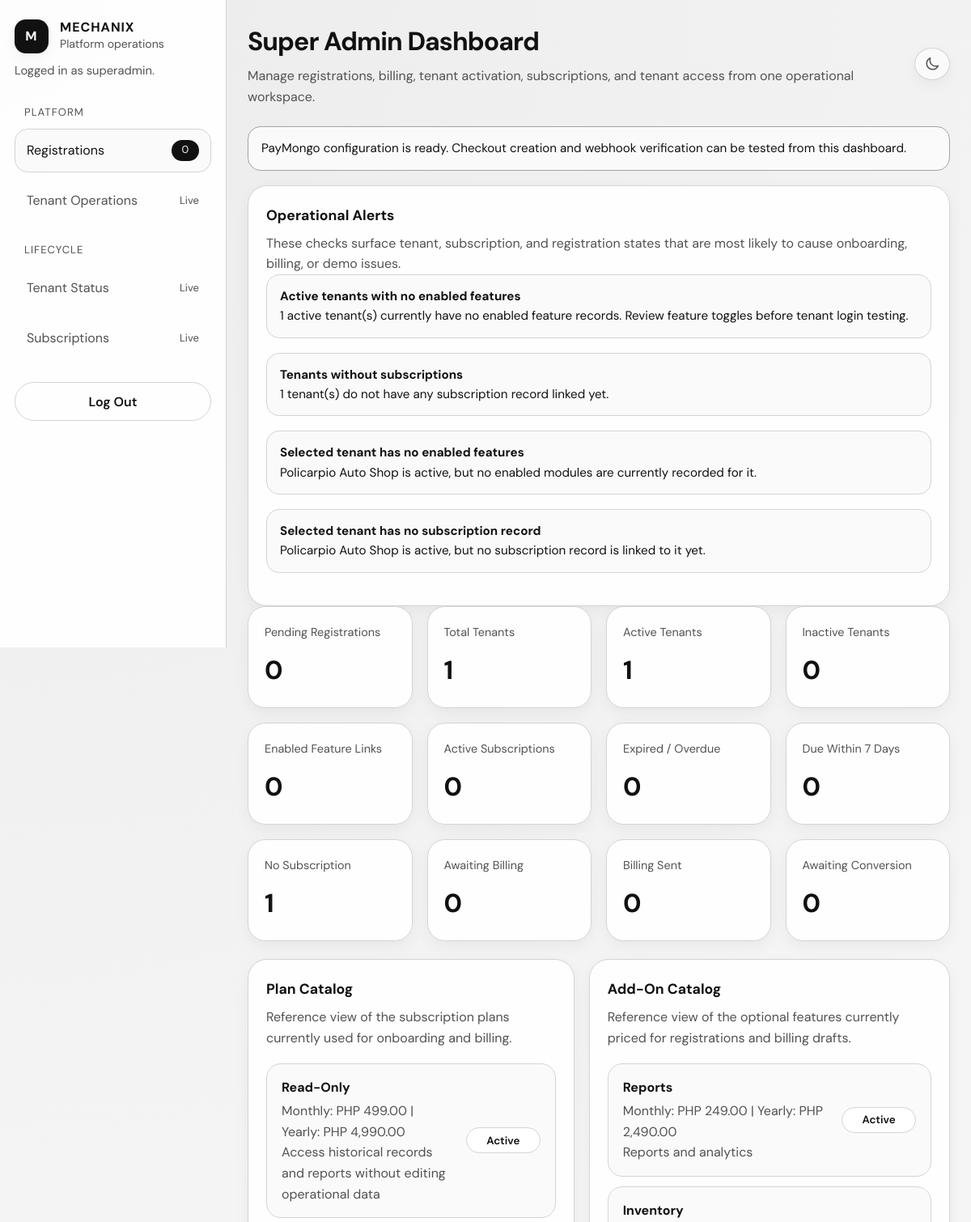
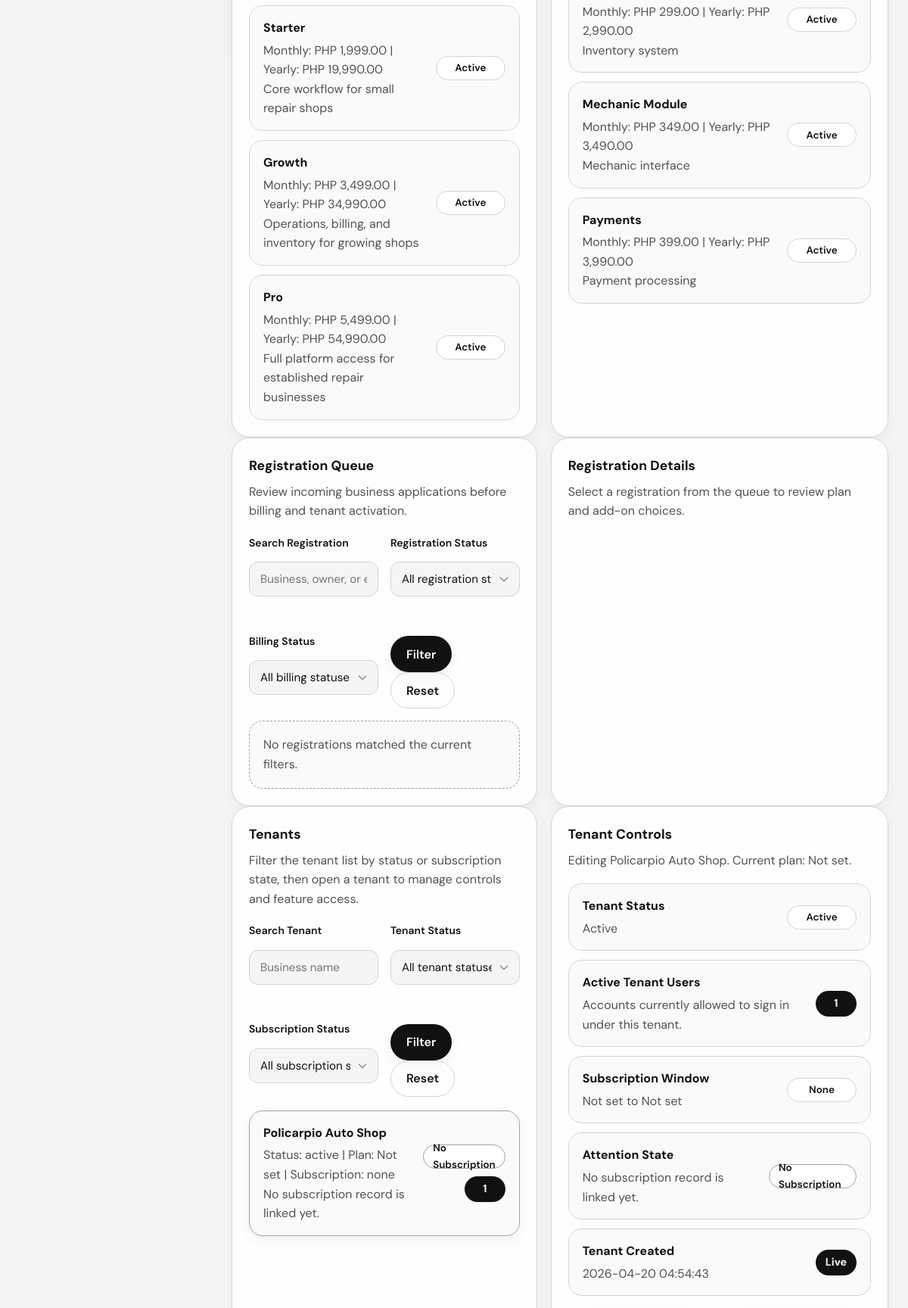
/dashboard.php (signed in, upper part), run on the app's committed database (2 pictures, top to bottom).
### tables this page shows
CREATE TABLE `features` (
  `feature_id` int(11) NOT NULL,
  `feature_name` varchar(100) NOT NULL,
  `description` varchar(255) DEFAULT NULL
);

CREATE TABLE `subscription_plans` (
  `plan_id` int(11) NOT NULL,
  `plan_name` varchar(100) NOT NULL,
  `monthly_price` decimal(10,2) NOT NULL DEFAULT 0.00,
  `yearly_price` decimal(10,2) DEFAULT NULL,
  `description` varchar(255) DEFAULT NULL,
  `is_active` tinyint(1) NOT NULL DEFAULT 1,
  `created_at` timestamp NOT NULL DEFAULT current_timestamp()
);

CREATE TABLE `feature_pricing` (
  `feature_pricing_id` int(11) NOT NULL,
  `feature_id` int(11) NOT NULL,
  `monthly_addon_price` decimal(10,2) NOT NULL DEFAULT 0.00,
  `yearly_addon_price` decimal(10,2) DEFAULT NULL,
  `is_active` tinyint(1) NOT NULL DEFAULT 1
);

CREATE TABLE `tenants` (
  `tenant_id` int(11) NOT NULL,
  `business_name` varchar(150) NOT NULL,
  `status` enum('pending_payment','active','inactive') NOT NULL DEFAULT 'active',
  `access_mode` enum('full_access','read_only') NOT NULL DEFAULT 'full_access',
  `read_only_source_plan` varchar(100) DEFAULT NULL,
  `created_at` timestamp NOT NULL DEFAULT current_timestamp()
);

### dashboard.php (the view, shortened to what the rows shown need)
<?php
$selectedTenantId = (int) ($_GET['tenant_id'] ?? 0);
function getSubscriptionHealthMeta(?string $tenantStatus, ?string $subscriptionStatus, ?string $endDate): array
{
    if (empty($subscriptionStatus)) {
        return [
            'label' => 'No Subscription',
            'class' => 'status-pending',
            'detail' => 'No subscription record is linked yet.',
        ];
    }
    return [
        'label' => 'Active',
        'class' => 'status-active',
        'detail' => 'Subscription is active.',
    ];
}
$selectedTenant = null;
$planCatalog = [];
$addonCatalog = [];
$summary = [
    'tenants' => 0,
    'active_tenants' => 0,
    'inactive_tenants' => 0,
    'enabled_feature_links' => 0,
    'subscriptions' => 0,
    'subscription_attention' => 0,
    'subscriptions_due_soon' => 0,
    'tenants_without_subscription' => 0,
    'pending_registrations' => 0,
    'awaiting_billing_registrations' => 0,
    'billing_sent_registrations' => 0,
    'awaiting_conversion_registrations' => 0,
    'active_tenants_without_enabled_features' => 0,
    'registration_billing_mismatches' => 0,
];
try {
    $pdo = Database::getInstance();
    foreach ($summaryQueries as $key => $sql) {
        $summary[$key] = (int) $pdo->query($sql)->fetchColumn();
    }
    $planCatalog = $pdo->query("
        SELECT
            plan_id,
            plan_name,
            monthly_price,
            yearly_price,
            description,
            is_active
        FROM subscription_plans
        ORDER BY monthly_price ASC, plan_name ASC
    ")->fetchAll();
    $addonCatalog = $pdo->query("
        SELECT
            f.feature_name,
            f.description,
            fp.monthly_addon_price,
            fp.yearly_addon_price,
            fp.is_active
        FROM feature_pricing fp
        INNER JOIN features f ON f.feature_id = fp.feature_id
        ORDER BY fp.monthly_addon_price ASC, f.feature_name ASC
    ")->fetchAll();
    $tenantSql = "
        SELECT
            t.tenant_id,
            t.business_name,
            t.status,
            (
                SELECT s.plan
                FROM subscriptions s
                WHERE s.tenant_id = t.tenant_id
                ORDER BY s.subscription_id DESC
                LIMIT 1
            ) AS current_plan,
            (
                SELECT s.status
                FROM subscriptions s
                WHERE s.tenant_id = t.tenant_id
                ORDER BY s.subscription_id DESC
                LIMIT 1
            ) AS current_subscription_status,
            (
                SELECT s.start_date
                FROM subscriptions s
                WHERE s.tenant_id = t.tenant_id
                ORDER BY s.subscription_id DESC
                LIMIT 1
            ) AS current_subscription_start_date,
            (
                SELECT s.end_date
                FROM subscriptions s
                WHERE s.tenant_id = t.tenant_id
                ORDER BY s.subscription_id DESC
                LIMIT 1
            ) AS current_subscription_end_date,
            (
                SELECT COUNT(*)
                FROM users u
                WHERE u.tenant_id = t.tenant_id
                  AND u.status = 'active'
            ) AS active_users
        FROM tenants t
        WHERE 1 = 1
    ";
    $tenantParams = [];
    $tenantSql .= "
        ORDER BY t.business_name ASC
    ";
    $tenantStmt = $pdo->prepare($tenantSql);
    $tenantStmt->execute($tenantParams);
    $tenants = $tenantStmt->fetchAll();
    if ($selectedTenantId === 0 && !empty($tenants)) {
        $selectedTenantId = (int) $tenants[0]['tenant_id'];
    }
    if ($selectedTenantId > 0) {
        $selectedTenantStmt = $pdo->prepare("
            SELECT
                t.tenant_id,
                t.business_name,
                t.status,
                t.created_at,
                s.plan,
                s.start_date,
                s.end_date,
                s.status AS subscription_status,
                (
                    SELECT COUNT(*)
                    FROM users u
                    WHERE u.tenant_id = t.tenant_id
                      AND u.status = 'active'
                ) AS active_users
            FROM tenants t
            LEFT JOIN subscriptions s
                ON s.tenant_id = t.tenant_id
               AND s.subscription_id = (
                    SELECT MAX(subscription_id)
                    FROM subscriptions
                    WHERE tenant_id = t.tenant_id
                )
            WHERE t.tenant_id = :tenant_id
            LIMIT 1
        ");
        $selectedTenantStmt->execute(['tenant_id' => $selectedTenantId]);
        $selectedTenant = $selectedTenantStmt->fetch();
        if ($selectedTenant) {
            $selectedTenantHealth = getSubscriptionHealthMeta(
                $selectedTenant['status'] ?? null,
                $selectedTenant['subscription_status'] ?? null,
                $selectedTenant['end_date'] ?? null
            );
            $selectedTenant['health_label'] = $selectedTenantHealth['label'];
            $selectedTenant['health_class'] = $selectedTenantHealth['class'];
            $selectedTenant['health_detail'] = $selectedTenantHealth['detail'];
        }
        $featureStmt = $pdo->prepare("
            SELECT
                f.feature_id,
                f.feature_name,
                f.description,
                COALESCE(tf.is_enabled, 0) AS is_enabled
            FROM features f
            LEFT JOIN tenant_features tf
                ON tf.feature_id = f.feature_id
               AND tf.tenant_id = :tenant_id
            ORDER BY f.feature_name ASC
        ");
        $featureStmt->execute(['tenant_id' => $selectedTenantId]);
        $features = $featureStmt->fetchAll();
    }
} catch (PDOException $e) {
    $errorMessage = 'Unable to load super admin dashboard: ' . $e->getMessage();
}
?>
<!DOCTYPE html>
<html lang="en" data-theme="light" data-bs-theme="light">
<head>
    <link rel="stylesheet" href="assets/css/styles.css">
</head>
<body class="page-shell">
    <div class="dashboard">
        <aside class="sidebar">
            <div class="sidebar-header">
                <div class="brand">
                    <div class="brand-text">
                        <h2>MECHANIX</h2>
                    </div>
                </div>
            </div>
        </aside>
        <main class="dashboard-main">
            <div class="dashboard-topbar">
                <div class="dashboard-title">
                    <h2>Super Admin Dashboard</h2>
                </div>
            </div>
            <section class="dashboard-grid">
                <article class="metric-card">
                    <span>Total Tenants</span>
                    <h3><?= number_format($summary['tenants']) ?></h3>
                </article>
                <article class="metric-card">
                    <span>Active Tenants</span>
                    <h3><?= number_format($summary['active_tenants']) ?></h3>
                </article>
                <article class="metric-card">
                    <span>No Subscription</span>
                    <h3><?= number_format($summary['tenants_without_subscription']) ?></h3>
                </article>
            </section>
            <section class="content-grid superadmin-grid">
                <article class="content-card">
                    <?php if (!empty($planCatalog)): ?>
                        <div class="dashboard-list">
                            <?php foreach ($planCatalog as $plan): ?>
                                <div class="dashboard-list-item">
                                    <div>
                                        <strong><?= htmlspecialchars($plan['plan_name'], ENT_QUOTES, 'UTF-8') ?></strong>
                                        <p>
                                            Monthly: PHP <?= number_format((float) $plan['monthly_price'], 2) ?>
                                            | Yearly: PHP <?= number_format((float) $plan['yearly_price'], 2) ?>
                                        </p>
                                        <p><?= htmlspecialchars($plan['description'] ?: 'No plan description provided.', ENT_QUOTES, 'UTF-8') ?></p>
                                    </div>
                                    <span class="status-chip <?= (int) $plan['is_active'] === 1 ? 'status-active' : 'status-inactive' ?>">
                                        <?= (int) $plan['is_active'] === 1 ? 'Active' : 'Inactive' ?>
                                    </span>
                                </div>
                            <?php endforeach; ?>
                        </div>
                    <?php else: ?>
                        <div class="table-placeholder">No subscription plans are configured yet.</div>
                    <?php endif; ?>
                </article>
                <article class="content-card">
                    <?php if (!empty($addonCatalog)): ?>
                        <div class="dashboard-list">
                            <?php foreach ($addonCatalog as $addon): ?>
                                <div class="dashboard-list-item">
                                    <div>
                                        <strong><?= htmlspecialchars(ucwords(str_replace('_', ' ', $addon['feature_name'])), ENT_QUOTES, 'UTF-8') ?></strong>
                                        <p>
                                            Monthly: PHP <?= number_format((float) $addon['monthly_addon_price'], 2) ?>
                                            | Yearly: PHP <?= number_format((float) $addon['yearly_addon_price'], 2) ?>
                                        </p>
                                        <p><?= htmlspecialchars($addon['description'] ?: 'No add-on description provided.', ENT_QUOTES, 'UTF-8') ?></p>
                                    </div>
                                    <span class="status-chip <?= (int) $addon['is_active'] === 1 ? 'status-active' : 'status-inactive' ?>">
                                        <?= (int) $addon['is_active'] === 1 ? 'Active' : 'Inactive' ?>
                                    </span>
                                </div>
                            <?php endforeach; ?>
                        </div>
                    <?php else: ?>
                        <div class="table-placeholder">No add-on pricing is configured yet.</div>
                    <?php endif; ?>
                </article>
            </section>
            <section id="features" class="content-grid superadmin-grid">
                <article class="content-card">
                    <h3>Tenant Controls</h3>
                    <?php if ($selectedTenant): ?>
                        <p>
                            Editing <?= htmlspecialchars($selectedTenant['business_name'], ENT_QUOTES, 'UTF-8') ?>.
                            Current plan: <?= htmlspecialchars($selectedTenant['plan'] ?: 'Not set', ENT_QUOTES, 'UTF-8') ?>.
                        </p>
                        <div class="dashboard-list compact-list">
                            <div class="dashboard-list-item">
                                <div>
                                    <strong>Tenant Status</strong>
                                    <p><?= htmlspecialchars(ucfirst($selectedTenant['status']), ENT_QUOTES, 'UTF-8') ?></p>
                                </div>
                                <span class="status-chip status-<?= htmlspecialchars($selectedTenant['status'], ENT_QUOTES, 'UTF-8') ?>">
                                    <?= htmlspecialchars(ucfirst($selectedTenant['status']), ENT_QUOTES, 'UTF-8') ?>
                                </span>
                            </div>
                            <div class="dashboard-list-item">
                                <div>
                                    <strong>Active Tenant Users</strong>
                                    <p>Accounts currently allowed to sign in under this tenant.</p>
                                </div>
                                <span class="metric-pill"><?= number_format((int) ($selectedTenant['active_users'] ?? 0)) ?></span>
                            </div>
                            <div class="dashboard-list-item">
                                <div>
                                    <strong>Subscription Window</strong>
                                    <p>
                                        <?= htmlspecialchars($selectedTenant['start_date'] ?: 'Not set', ENT_QUOTES, 'UTF-8') ?>
                                        to
                                        <?= htmlspecialchars($selectedTenant['end_date'] ?: 'Not set', ENT_QUOTES, 'UTF-8') ?>
                                    </p>
                                </div>
                                <span class="status-chip">
                                    <?= htmlspecialchars(ucfirst($selectedTenant['subscription_status'] ?: 'none'), ENT_QUOTES, 'UTF-8') ?>
                                </span>
                            </div>
                            <div class="dashboard-list-item">
                                <div>
                                    <strong>Attention State</strong>
                                    <p><?= htmlspecialchars($selectedTenant['health_detail'] ?? 'No subscription health details available.', ENT_QUOTES, 'UTF-8') ?></p>
                                </div>
                                <span class="status-chip <?= htmlspecialchars($selectedTenant['health_class'] ?? 'status-pending', ENT_QUOTES, 'UTF-8') ?>">
                                    <?= htmlspecialchars($selectedTenant['health_label'] ?? 'Unknown', ENT_QUOTES, 'UTF-8') ?>
                                </span>
                            </div>
                            <div class="dashboard-list-item">
                                <div>
                                    <strong>Tenant Created</strong>
                                    <p><?= htmlspecialchars($selectedTenant['created_at'] ?: 'Not set', ENT_QUOTES, 'UTF-8') ?></p>
                                </div>
                                <span class="metric-pill">Live</span>
                            </div>
                        </div>
                    <?php else: ?>
                        <p>Select a tenant from the left to manage feature access.</p>
                    <?php endif; ?>
                </article>
            </section>
        </main>
    </div>
</body>
</html>

### data on the page
features: feature_id "1"
subscription_plans: plan_name "Read-Only", monthly_price "499.00", yearly_price "4,990.00", description "Access historical records and reports without editing operational data", is_active "Active"
subscription_plans: plan_name "Starter", monthly_price "1,999.00", yearly_price "19,990.00", description "Core workflow for small repair shops", is_active "Active"
subscription_plans: plan_name "Growth", monthly_price "3,499.00", yearly_price "34,990.00", description "Operations, billing, and inventory for growing shops", is_active "Active"
subscription_plans: plan_name "Pro", monthly_price "5,499.00", yearly_price "54,990.00", description "Full platform access for established repair businesses", is_active "Active"
feature_pricing: feature.feature_name "Reports", monthly_addon_price "249.00", yearly_addon_price "2,490.00", feature.description "Reports and analytics", is_active "Active"
feature_pricing: feature.feature_name "Inventory", monthly_addon_price "299.00", yearly_addon_price "2,990.00", feature.description "Inventory system", is_active "Active"
feature_pricing: feature.feature_name "Mechanic Module", monthly_addon_price "349.00", yearly_addon_price "3,490.00", feature.description "Mechanic interface", is_active "Active"
feature_pricing: feature.feature_name "Payments", monthly_addon_price "399.00", yearly_addon_price "3,990.00", feature.description "Payment processing", is_active "Active"
tenants: business_name "Policarpio Auto Shop", status "Active", created_at "2026-04-20 04:54:43"

### other printed values
$_SESSION['super_admin_username'] "superadmin"
$summary['pending_registrations'] "0"
$alert['title'] "Active tenants with no enabled features"
$alert['detail'] "1 active tenant(s) currently have no enabled feature records. Review feature toggles before tenant login testing."
$alert['title'] "Tenants without subscriptions"
$alert['detail'] "1 tenant(s) do not have any subscription record linked yet."
$alert['title'] "Selected tenant has no enabled features"
$alert['detail'] "Policarpio Auto Shop is active, but no enabled modules are currently recorded for it."
$alert['title'] "Selected tenant has no subscription record"
$alert['detail'] "Policarpio Auto Shop is active, but no subscription record is linked to it yet."
$summary['inactive_tenants'] "0"
$summary['enabled_feature_links'] "0"
$summary['subscriptions'] "0"
$summary['subscription_attention'] "0"
$summary['subscriptions_due_soon'] "0"
